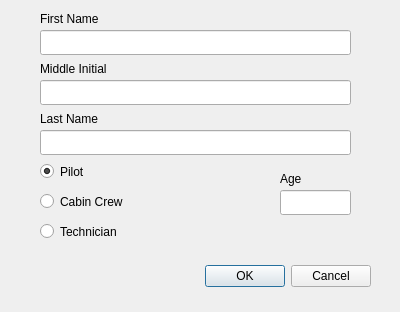
<?xml version="1.0" encoding="UTF-8"?>
<ui version="4.0">
 <class>Dialog</class>
 <widget class="QDialog" name="Dialog">
  <property name="geometry">
   <rect>
    <x>0</x>
    <y>0</y>
    <width>400</width>
    <height>312</height>
   </rect>
  </property>
  <property name="minimumSize">
   <size>
    <width>400</width>
    <height>312</height>
   </size>
  </property>
  <property name="maximumSize">
   <size>
    <width>400</width>
    <height>312</height>
   </size>
  </property>
  <property name="windowTitle">
   <string>Add Employee</string>
  </property>
  <widget class="QDialogButtonBox" name="buttonBox">
   <property name="geometry">
    <rect>
     <x>30</x>
     <y>260</y>
     <width>341</width>
     <height>32</height>
    </rect>
   </property>
   <property name="orientation">
    <enum>Qt::Horizontal</enum>
   </property>
   <property name="standardButtons">
    <set>QDialogButtonBox::Cancel|QDialogButtonBox::Ok</set>
   </property>
  </widget>
  <widget class="QLineEdit" name="f_name">
   <property name="geometry">
    <rect>
     <x>40</x>
     <y>30</y>
     <width>311</width>
     <height>25</height>
    </rect>
   </property>
  </widget>
  <widget class="QLineEdit" name="m_init">
   <property name="geometry">
    <rect>
     <x>40</x>
     <y>80</y>
     <width>311</width>
     <height>25</height>
    </rect>
   </property>
  </widget>
  <widget class="QLineEdit" name="l_name">
   <property name="geometry">
    <rect>
     <x>40</x>
     <y>130</y>
     <width>311</width>
     <height>25</height>
    </rect>
   </property>
  </widget>
  <widget class="QLineEdit" name="lineEdit_4">
   <property name="geometry">
    <rect>
     <x>280</x>
     <y>190</y>
     <width>71</width>
     <height>25</height>
    </rect>
   </property>
  </widget>
  <widget class="QLabel" name="label">
   <property name="geometry">
    <rect>
     <x>40</x>
     <y>10</y>
     <width>91</width>
     <height>17</height>
    </rect>
   </property>
   <property name="text">
    <string>First Name</string>
   </property>
  </widget>
  <widget class="QLabel" name="label_2">
   <property name="geometry">
    <rect>
     <x>40</x>
     <y>60</y>
     <width>91</width>
     <height>17</height>
    </rect>
   </property>
   <property name="text">
    <string>Middle Initial</string>
   </property>
  </widget>
  <widget class="QLabel" name="label_3">
   <property name="geometry">
    <rect>
     <x>40</x>
     <y>110</y>
     <width>91</width>
     <height>17</height>
    </rect>
   </property>
   <property name="text">
    <string>Last Name</string>
   </property>
  </widget>
  <widget class="QLabel" name="age">
   <property name="geometry">
    <rect>
     <x>280</x>
     <y>170</y>
     <width>91</width>
     <height>17</height>
    </rect>
   </property>
   <property name="text">
    <string>Age</string>
   </property>
  </widget>
  <widget class="QRadioButton" name="radioButton">
   <property name="geometry">
    <rect>
     <x>40</x>
     <y>160</y>
     <width>96</width>
     <height>23</height>
    </rect>
   </property>
   <property name="text">
    <string>Pilot</string>
   </property>
   <property name="checked">
    <bool>true</bool>
   </property>
   <attribute name="buttonGroup">
    <string notr="true">buttonGroup</string>
   </attribute>
  </widget>
  <widget class="QRadioButton" name="radioButton_2">
   <property name="geometry">
    <rect>
     <x>40</x>
     <y>190</y>
     <width>96</width>
     <height>23</height>
    </rect>
   </property>
   <property name="text">
    <string>Cabin Crew</string>
   </property>
   <attribute name="buttonGroup">
    <string notr="true">buttonGroup</string>
   </attribute>
  </widget>
  <widget class="QRadioButton" name="radioButton_3">
   <property name="geometry">
    <rect>
     <x>40</x>
     <y>220</y>
     <width>96</width>
     <height>23</height>
    </rect>
   </property>
   <property name="text">
    <string>Technician</string>
   </property>
   <attribute name="buttonGroup">
    <string notr="true">buttonGroup</string>
   </attribute>
  </widget>
 </widget>
 <resources/>
 <connections>
  <connection>
   <sender>buttonBox</sender>
   <signal>accepted()</signal>
   <receiver>Dialog</receiver>
   <slot>accept()</slot>
   <hints>
    <hint type="sourcelabel">
     <x>248</x>
     <y>254</y>
    </hint>
    <hint type="destinationlabel">
     <x>157</x>
     <y>274</y>
    </hint>
   </hints>
  </connection>
  <connection>
   <sender>buttonBox</sender>
   <signal>rejected()</signal>
   <receiver>Dialog</receiver>
   <slot>reject()</slot>
   <hints>
    <hint type="sourcelabel">
     <x>316</x>
     <y>260</y>
    </hint>
    <hint type="destinationlabel">
     <x>286</x>
     <y>274</y>
    </hint>
   </hints>
  </connection>
 </connections>
 <buttongroups>
  <buttongroup name="buttonGroup"/>
 </buttongroups>
</ui>
